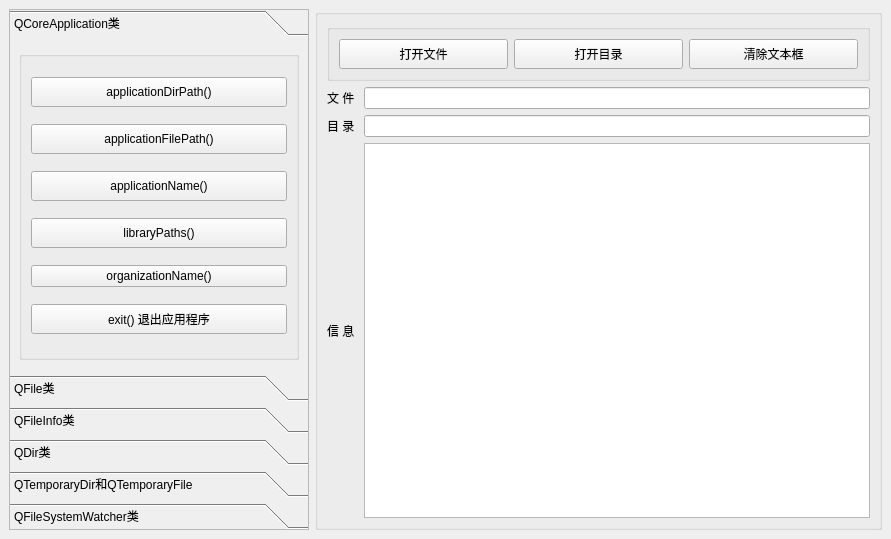
<?xml version="1.0" encoding="UTF-8"?>
<ui version="4.0">
 <class>MainWindow</class>
 <widget class="QMainWindow" name="MainWindow">
  <property name="geometry">
   <rect>
    <x>0</x>
    <y>0</y>
    <width>891</width>
    <height>539</height>
   </rect>
  </property>
  <property name="windowTitle">
   <string>MainWindow</string>
  </property>
  <widget class="QWidget" name="centralwidget">
   <layout class="QGridLayout" name="gridLayout_14">
    <item row="0" column="0">
     <widget class="QToolBox" name="toolBox">
      <property name="maximumSize">
       <size>
        <width>300</width>
        <height>16777215</height>
       </size>
      </property>
      <property name="frameShape">
       <enum>QFrame::StyledPanel</enum>
      </property>
      <property name="currentIndex">
       <number>0</number>
      </property>
      <widget class="QWidget" name="pageApp_2">
       <property name="geometry">
        <rect>
         <x>0</x>
         <y>0</y>
         <width>298</width>
         <height>339</height>
        </rect>
       </property>
       <attribute name="icon">
        <iconset resource="res.qrc">
         <normaloff>:/images/images/802.bmp</normaloff>:/images/images/802.bmp</iconset>
       </attribute>
       <attribute name="label">
        <string>QCoreApplication类</string>
       </attribute>
       <layout class="QVBoxLayout" name="verticalLayout_10">
        <item>
         <widget class="QGroupBox" name="groupBox_12">
          <property name="title">
           <string/>
          </property>
          <layout class="QVBoxLayout" name="verticalLayout_11">
           <item>
            <widget class="QPushButton" name="pushButton_5">
             <property name="minimumSize">
              <size>
               <width>0</width>
               <height>30</height>
              </size>
             </property>
             <property name="toolTip">
              <string>Returns the directory that contains the application executable</string>
             </property>
             <property name="text">
              <string>applicationDirPath()</string>
             </property>
            </widget>
           </item>
           <item>
            <widget class="QPushButton" name="pushButton_41">
             <property name="minimumSize">
              <size>
               <width>0</width>
               <height>30</height>
              </size>
             </property>
             <property name="toolTip">
              <string>Returns the file path of the application executable</string>
             </property>
             <property name="text">
              <string>applicationFilePath()</string>
             </property>
            </widget>
           </item>
           <item>
            <widget class="QPushButton" name="pushButton_45">
             <property name="minimumSize">
              <size>
               <width>0</width>
               <height>30</height>
              </size>
             </property>
             <property name="toolTip">
              <string>This property holds the name of this application</string>
             </property>
             <property name="text">
              <string>applicationName()</string>
             </property>
            </widget>
           </item>
           <item>
            <widget class="QPushButton" name="pushButton_62">
             <property name="minimumSize">
              <size>
               <width>0</width>
               <height>30</height>
              </size>
             </property>
             <property name="toolTip">
              <string>Returns a list of paths that the application will search when dynamically loading libraries</string>
             </property>
             <property name="text">
              <string>libraryPaths()</string>
             </property>
            </widget>
           </item>
           <item>
            <widget class="QPushButton" name="pushButton_63">
             <property name="toolTip">
              <string>This property holds the name of the organization that wrote this application</string>
             </property>
             <property name="text">
              <string>organizationName()</string>
             </property>
            </widget>
           </item>
           <item>
            <widget class="QPushButton" name="pushButton_64">
             <property name="minimumSize">
              <size>
               <width>0</width>
               <height>30</height>
              </size>
             </property>
             <property name="toolTip">
              <string>Enters the main event loop and waits until exit() is called</string>
             </property>
             <property name="text">
              <string>exit() 退出应用程序</string>
             </property>
            </widget>
           </item>
          </layout>
         </widget>
        </item>
       </layout>
      </widget>
      <widget class="QWidget" name="pageFile_2">
       <property name="geometry">
        <rect>
         <x>0</x>
         <y>0</y>
         <width>298</width>
         <height>339</height>
        </rect>
       </property>
       <attribute name="icon">
        <iconset resource="res.qrc">
         <normaloff>:/images/images/804.bmp</normaloff>:/images/images/804.bmp</iconset>
       </attribute>
       <attribute name="label">
        <string>QFile类</string>
       </attribute>
       <layout class="QVBoxLayout" name="verticalLayout_12">
        <item>
         <widget class="QGroupBox" name="groupBox_13">
          <property name="title">
           <string>静态函数</string>
          </property>
          <layout class="QGridLayout" name="gridLayout_8">
           <item row="1" column="1">
            <widget class="QPushButton" name="pushButton_65">
             <property name="minimumSize">
              <size>
               <width>0</width>
               <height>30</height>
              </size>
             </property>
             <property name="toolTip">
              <string>Renames the file oldName to newName. </string>
             </property>
             <property name="text">
              <string>rename()</string>
             </property>
            </widget>
           </item>
           <item row="0" column="1">
            <widget class="QPushButton" name="pushButton_66">
             <property name="minimumSize">
              <size>
               <width>0</width>
               <height>30</height>
              </size>
             </property>
             <property name="toolTip">
              <string>Returns true if the file specified by fileName exists; otherwise returns false.</string>
             </property>
             <property name="text">
              <string>exists()</string>
             </property>
            </widget>
           </item>
           <item row="0" column="0">
            <widget class="QPushButton" name="pushButton_67">
             <property name="minimumSize">
              <size>
               <width>0</width>
               <height>30</height>
              </size>
             </property>
             <property name="toolTip">
              <string>Copies the file fileName to newName.</string>
             </property>
             <property name="text">
              <string>copy()</string>
             </property>
            </widget>
           </item>
           <item row="1" column="0">
            <widget class="QPushButton" name="pushButton_68">
             <property name="minimumSize">
              <size>
               <width>0</width>
               <height>30</height>
              </size>
             </property>
             <property name="toolTip">
              <string>Removes the file specified by the fileName given.</string>
             </property>
             <property name="text">
              <string>remove()</string>
             </property>
            </widget>
           </item>
          </layout>
         </widget>
        </item>
        <item>
         <widget class="QGroupBox" name="groupBox_14">
          <property name="title">
           <string>成员函数</string>
          </property>
          <layout class="QGridLayout" name="gridLayout_6">
           <item row="0" column="0">
            <widget class="QPushButton" name="pushButton_69">
             <property name="minimumSize">
              <size>
               <width>0</width>
               <height>30</height>
              </size>
             </property>
             <property name="toolTip">
              <string>Copies the file currently specified by fileName() to a file called newName</string>
             </property>
             <property name="text">
              <string>copy()</string>
             </property>
            </widget>
           </item>
           <item row="0" column="1">
            <widget class="QPushButton" name="pushButton_70">
             <property name="minimumSize">
              <size>
               <width>0</width>
               <height>30</height>
              </size>
             </property>
             <property name="toolTip">
              <string>Returns true if the file specified by fileName() exists; otherwise returns false.</string>
             </property>
             <property name="text">
              <string>exists()</string>
             </property>
            </widget>
           </item>
           <item row="2" column="0">
            <widget class="QPushButton" name="pushButton_71">
             <property name="minimumSize">
              <size>
               <width>0</width>
               <height>30</height>
              </size>
             </property>
             <property name="toolTip">
              <string>Removes the file specified by fileName(). Returns true if successful; otherwise returns false.</string>
             </property>
             <property name="text">
              <string>remove()</string>
             </property>
            </widget>
           </item>
           <item row="2" column="1">
            <widget class="QPushButton" name="pushButton_72">
             <property name="minimumSize">
              <size>
               <width>0</width>
               <height>30</height>
              </size>
             </property>
             <property name="toolTip">
              <string>Renames the file currently specified by fileName() to newName. Returns true if successful; otherwise returns false.</string>
             </property>
             <property name="text">
              <string>rename()</string>
             </property>
            </widget>
           </item>
          </layout>
         </widget>
        </item>
       </layout>
      </widget>
      <widget class="QWidget" name="pageFileInfo_2">
       <property name="geometry">
        <rect>
         <x>0</x>
         <y>0</y>
         <width>323</width>
         <height>323</height>
        </rect>
       </property>
       <attribute name="icon">
        <iconset resource="res.qrc">
         <normaloff>:/images/images/135.JPG</normaloff>:/images/images/135.JPG</iconset>
       </attribute>
       <attribute name="label">
        <string>QFileInfo类</string>
       </attribute>
       <layout class="QVBoxLayout" name="verticalLayout_13">
        <property name="spacing">
         <number>3</number>
        </property>
        <property name="leftMargin">
         <number>3</number>
        </property>
        <property name="topMargin">
         <number>3</number>
        </property>
        <property name="rightMargin">
         <number>3</number>
        </property>
        <property name="bottomMargin">
         <number>3</number>
        </property>
        <item>
         <widget class="QGroupBox" name="groupBox_7">
          <property name="title">
           <string>文件信息</string>
          </property>
          <layout class="QGridLayout" name="gridLayout_9">
           <property name="leftMargin">
            <number>3</number>
           </property>
           <property name="topMargin">
            <number>3</number>
           </property>
           <property name="rightMargin">
            <number>3</number>
           </property>
           <property name="bottomMargin">
            <number>3</number>
           </property>
           <property name="spacing">
            <number>3</number>
           </property>
           <item row="3" column="0">
            <widget class="QPushButton" name="pushButton_73">
             <property name="minimumSize">
              <size>
               <width>0</width>
               <height>30</height>
              </size>
             </property>
             <property name="toolTip">
              <string>The base name consists of all characters in the file up to (but not including) the first '.' character</string>
             </property>
             <property name="text">
              <string>baseName()</string>
             </property>
            </widget>
           </item>
           <item row="0" column="1">
            <widget class="QPushButton" name="pushButton_74">
             <property name="minimumSize">
              <size>
               <width>0</width>
               <height>30</height>
              </size>
             </property>
             <property name="toolTip">
              <string>Returns a file's path absolute path. This doesn't include the file name</string>
             </property>
             <property name="text">
              <string>absolutePath() </string>
             </property>
            </widget>
           </item>
           <item row="0" column="0">
            <widget class="QPushButton" name="pushButton_75">
             <property name="minimumSize">
              <size>
               <width>0</width>
               <height>30</height>
              </size>
             </property>
             <property name="toolTip">
              <string>Returns an absolute path including the file name</string>
             </property>
             <property name="text">
              <string>absoluteFilePath()</string>
             </property>
            </widget>
           </item>
           <item row="3" column="1">
            <widget class="QPushButton" name="pushButton_76">
             <property name="minimumSize">
              <size>
               <width>0</width>
               <height>30</height>
              </size>
             </property>
             <property name="toolTip">
              <string>The complete base name consists of all characters in the file up to (but not including) the last '.' character</string>
             </property>
             <property name="text">
              <string>completeBaseName()</string>
             </property>
            </widget>
           </item>
           <item row="6" column="0">
            <widget class="QPushButton" name="pushButton_77">
             <property name="minimumSize">
              <size>
               <width>0</width>
               <height>30</height>
              </size>
             </property>
             <property name="toolTip">
              <string>Returns true if this object points to a directory or to a symbolic link to a directory; otherwise returns false</string>
             </property>
             <property name="text">
              <string>isDir()</string>
             </property>
            </widget>
           </item>
           <item row="6" column="1">
            <widget class="QPushButton" name="pushButton_78">
             <property name="minimumSize">
              <size>
               <width>0</width>
               <height>30</height>
              </size>
             </property>
             <property name="toolTip">
              <string>Returns true if this object points to a file or to a symbolic link to a file</string>
             </property>
             <property name="text">
              <string>isFile()</string>
             </property>
            </widget>
           </item>
           <item row="7" column="0">
            <widget class="QPushButton" name="pushButton_79">
             <property name="minimumSize">
              <size>
               <width>0</width>
               <height>30</height>
              </size>
             </property>
             <property name="toolTip">
              <string>Returns true if the file is executable; otherwise returns false.</string>
             </property>
             <property name="text">
              <string>isExecutable()</string>
             </property>
            </widget>
           </item>
           <item row="8" column="0">
            <widget class="QPushButton" name="pushButton_80">
             <property name="minimumSize">
              <size>
               <width>0</width>
               <height>30</height>
              </size>
             </property>
             <property name="toolTip">
              <string>Returns the date and time when the file was last modified.</string>
             </property>
             <property name="text">
              <string>lastModified()</string>
             </property>
            </widget>
           </item>
           <item row="8" column="1">
            <widget class="QPushButton" name="pushButton_81">
             <property name="minimumSize">
              <size>
               <width>0</width>
               <height>30</height>
              </size>
             </property>
             <property name="toolTip">
              <string>Returns the date and time when the file was last read (accessed).</string>
             </property>
             <property name="text">
              <string>lastRead()</string>
             </property>
            </widget>
           </item>
           <item row="1" column="0">
            <widget class="QPushButton" name="pushButton_82">
             <property name="minimumSize">
              <size>
               <width>0</width>
               <height>30</height>
              </size>
             </property>
             <property name="toolTip">
              <string>Returns the name of the file, excluding the path.</string>
             </property>
             <property name="text">
              <string>fileName()</string>
             </property>
            </widget>
           </item>
           <item row="10" column="1">
            <widget class="QPushButton" name="pushButton_83">
             <property name="minimumSize">
              <size>
               <width>0</width>
               <height>30</height>
              </size>
             </property>
             <property name="toolTip">
              <string>Returns true if the file exists; otherwise returns false</string>
             </property>
             <property name="text">
              <string>exists()</string>
             </property>
            </widget>
           </item>
           <item row="4" column="0">
            <widget class="QPushButton" name="pushButton_84">
             <property name="minimumSize">
              <size>
               <width>0</width>
               <height>30</height>
              </size>
             </property>
             <property name="toolTip">
              <string>The suffix consists of all characters in the file after (but not including) the last '.'</string>
             </property>
             <property name="text">
              <string>suffix()</string>
             </property>
            </widget>
           </item>
           <item row="10" column="0">
            <widget class="QPushButton" name="pushButton_85">
             <property name="minimumSize">
              <size>
               <width>0</width>
               <height>30</height>
              </size>
             </property>
             <property name="toolTip">
              <string>Returns true if the file exists; otherwise returns false</string>
             </property>
             <property name="text">
              <string>静态函数exists()</string>
             </property>
            </widget>
           </item>
           <item row="4" column="1">
            <widget class="QPushButton" name="pushButton_86">
             <property name="minimumSize">
              <size>
               <width>0</width>
               <height>30</height>
              </size>
             </property>
             <property name="toolTip">
              <string>The complete suffix consists of all characters in the file after (but not including) the first '.'</string>
             </property>
             <property name="text">
              <string>completeSuffix()</string>
             </property>
            </widget>
           </item>
           <item row="1" column="1">
            <widget class="QPushButton" name="pushButton_87">
             <property name="minimumSize">
              <size>
               <width>0</width>
               <height>30</height>
              </size>
             </property>
             <property name="toolTip">
              <string>Returns the file name, including the path (which may be absolute or relative).</string>
             </property>
             <property name="text">
              <string>filePath()</string>
             </property>
            </widget>
           </item>
           <item row="2" column="1">
            <widget class="QPushButton" name="pushButton_88">
             <property name="minimumSize">
              <size>
               <width>0</width>
               <height>30</height>
              </size>
             </property>
             <property name="toolTip">
              <string>Returns the file's path. This doesn't include the file name.</string>
             </property>
             <property name="text">
              <string>path()</string>
             </property>
            </widget>
           </item>
           <item row="2" column="0">
            <widget class="QPushButton" name="pushButton_89">
             <property name="minimumSize">
              <size>
               <width>0</width>
               <height>30</height>
              </size>
             </property>
             <property name="toolTip">
              <string>Returns the file size in bytes.</string>
             </property>
             <property name="text">
              <string>size()</string>
             </property>
            </widget>
           </item>
           <item row="7" column="1">
            <widget class="QPushButton" name="pushButton_90">
             <property name="minimumSize">
              <size>
               <width>0</width>
               <height>30</height>
              </size>
             </property>
             <property name="toolTip">
              <string>Returns the date and time when the file was created.</string>
             </property>
             <property name="text">
              <string>created()</string>
             </property>
            </widget>
           </item>
          </layout>
         </widget>
        </item>
       </layout>
      </widget>
      <widget class="QWidget" name="pageDir_2">
       <property name="geometry">
        <rect>
         <x>0</x>
         <y>0</y>
         <width>326</width>
         <height>477</height>
        </rect>
       </property>
       <attribute name="icon">
        <iconset resource="res.qrc">
         <normaloff>:/images/images/007.GIF</normaloff>:/images/images/007.GIF</iconset>
       </attribute>
       <attribute name="label">
        <string>QDir类</string>
       </attribute>
       <layout class="QVBoxLayout" name="verticalLayout_14">
        <item>
         <widget class="QGroupBox" name="groupBox_2">
          <property name="title">
           <string>静态函数</string>
          </property>
          <layout class="QGridLayout" name="gridLayout_10">
           <item row="1" column="0">
            <widget class="QPushButton" name="pushButton_91">
             <property name="minimumSize">
              <size>
               <width>0</width>
               <height>30</height>
              </size>
             </property>
             <property name="toolTip">
              <string>Returns the absolute path of the user's home directory</string>
             </property>
             <property name="text">
              <string>homePath()</string>
             </property>
            </widget>
           </item>
           <item row="0" column="0">
            <widget class="QPushButton" name="pushButton_92">
             <property name="minimumSize">
              <size>
               <width>0</width>
               <height>30</height>
              </size>
             </property>
             <property name="toolTip">
              <string>Returns the absolute path of the system's temporary directory</string>
             </property>
             <property name="text">
              <string>tempPath()</string>
             </property>
            </widget>
           </item>
           <item row="0" column="1">
            <widget class="QPushButton" name="pushButton_93">
             <property name="minimumSize">
              <size>
               <width>0</width>
               <height>30</height>
              </size>
             </property>
             <property name="toolTip">
              <string>Returns the absolute path of the root directory</string>
             </property>
             <property name="text">
              <string>rootPath()</string>
             </property>
            </widget>
           </item>
           <item row="1" column="1">
            <widget class="QPushButton" name="pushButton_94">
             <property name="minimumSize">
              <size>
               <width>0</width>
               <height>30</height>
              </size>
             </property>
             <property name="toolTip">
              <string>Returns a list of the root directories on this system</string>
             </property>
             <property name="text">
              <string>drives()</string>
             </property>
            </widget>
           </item>
           <item row="2" column="0">
            <widget class="QPushButton" name="pushButton_95">
             <property name="minimumSize">
              <size>
               <width>0</width>
               <height>30</height>
              </size>
             </property>
             <property name="toolTip">
              <string>Returns the absolute path of the application's current directory</string>
             </property>
             <property name="text">
              <string>currentPath()</string>
             </property>
            </widget>
           </item>
           <item row="2" column="1">
            <widget class="QPushButton" name="pushButton_96">
             <property name="minimumSize">
              <size>
               <width>0</width>
               <height>30</height>
              </size>
             </property>
             <property name="toolTip">
              <string>Sets the application's current working directory to path</string>
             </property>
             <property name="text">
              <string>setCurrent()</string>
             </property>
            </widget>
           </item>
          </layout>
         </widget>
        </item>
        <item>
         <widget class="QGroupBox" name="groupBox_15">
          <property name="title">
           <string>文件或目录操作</string>
          </property>
          <layout class="QGridLayout" name="gridLayout_11">
           <item row="0" column="0">
            <widget class="QPushButton" name="pushButton_97">
             <property name="minimumSize">
              <size>
               <width>0</width>
               <height>30</height>
              </size>
             </property>
             <property name="toolTip">
              <string>Creates a sub-directory called dirName.</string>
             </property>
             <property name="text">
              <string>mkdir()</string>
             </property>
            </widget>
           </item>
           <item row="2" column="0">
            <widget class="QPushButton" name="pushButton_98">
             <property name="minimumSize">
              <size>
               <width>0</width>
               <height>30</height>
              </size>
             </property>
             <property name="toolTip">
              <string>Removes the file, fileName.</string>
             </property>
             <property name="text">
              <string>remove()</string>
             </property>
            </widget>
           </item>
           <item row="2" column="1">
            <widget class="QPushButton" name="pushButton_99">
             <property name="minimumSize">
              <size>
               <width>0</width>
               <height>30</height>
              </size>
             </property>
             <property name="toolTip">
              <string>Renames a file or directory from oldName to newName</string>
             </property>
             <property name="text">
              <string>rename()</string>
             </property>
            </widget>
           </item>
           <item row="3" column="0">
            <widget class="QPushButton" name="pushButton_100">
             <property name="minimumSize">
              <size>
               <width>0</width>
               <height>30</height>
              </size>
             </property>
             <property name="toolTip">
              <string>Sets the path of the directory to path</string>
             </property>
             <property name="text">
              <string>setPath()</string>
             </property>
            </widget>
           </item>
           <item row="0" column="1">
            <widget class="QPushButton" name="pushButton_101">
             <property name="minimumSize">
              <size>
               <width>0</width>
               <height>30</height>
              </size>
             </property>
             <property name="toolTip">
              <string>Removes the directory specified by dirName.</string>
             </property>
             <property name="text">
              <string>rmdir()</string>
             </property>
            </widget>
           </item>
           <item row="3" column="1">
            <widget class="QPushButton" name="pushButton_102">
             <property name="minimumSize">
              <size>
               <width>0</width>
               <height>30</height>
              </size>
             </property>
             <property name="toolTip">
              <string>Removes the directory, including all its contents.</string>
             </property>
             <property name="text">
              <string>removeRecursively()</string>
             </property>
            </widget>
           </item>
          </layout>
         </widget>
        </item>
        <item>
         <widget class="QGroupBox" name="groupBox_16">
          <property name="title">
           <string>文件或目录信息</string>
          </property>
          <layout class="QGridLayout" name="gridLayout_12">
           <item row="0" column="1">
            <widget class="QPushButton" name="pushButton_103">
             <property name="minimumSize">
              <size>
               <width>0</width>
               <height>30</height>
              </size>
             </property>
             <property name="toolTip">
              <string>Returns the absolute path (a path that starts with &quot;/&quot; or with a drive specification)</string>
             </property>
             <property name="text">
              <string>absolutePath()</string>
             </property>
            </widget>
           </item>
           <item row="1" column="0">
            <widget class="QPushButton" name="pushButton_104">
             <property name="minimumSize">
              <size>
               <width>0</width>
               <height>30</height>
              </size>
             </property>
             <property name="toolTip">
              <string>Returns the canonical path, i.e. a path without symbolic links or redundant &quot;.&quot; or &quot;..&quot; elements.</string>
             </property>
             <property name="text">
              <string>canonicalPath()</string>
             </property>
            </widget>
           </item>
           <item row="1" column="1">
            <widget class="QPushButton" name="pushButton_105">
             <property name="minimumSize">
              <size>
               <width>0</width>
               <height>30</height>
              </size>
             </property>
             <property name="toolTip">
              <string>Returns the path name of a file in the directory</string>
             </property>
             <property name="text">
              <string>filePath()</string>
             </property>
            </widget>
           </item>
           <item row="2" column="1">
            <widget class="QPushButton" name="pushButton_106">
             <property name="minimumSize">
              <size>
               <width>0</width>
               <height>30</height>
              </size>
             </property>
             <property name="toolTip">
              <string>Returns the name of the directory</string>
             </property>
             <property name="text">
              <string>dirName()</string>
             </property>
            </widget>
           </item>
           <item row="2" column="0">
            <widget class="QPushButton" name="pushButton_107">
             <property name="minimumSize">
              <size>
               <width>0</width>
               <height>30</height>
              </size>
             </property>
             <property name="toolTip">
              <string>Returns true if the directory exists</string>
             </property>
             <property name="text">
              <string>exists()</string>
             </property>
            </widget>
           </item>
           <item row="0" column="0">
            <widget class="QPushButton" name="pushButton_108">
             <property name="minimumSize">
              <size>
               <width>0</width>
               <height>30</height>
              </size>
             </property>
             <property name="toolTip">
              <string>Returns the absolute path name of a file in the directory</string>
             </property>
             <property name="text">
              <string>absoluteFilePath()</string>
             </property>
            </widget>
           </item>
           <item row="3" column="1">
            <widget class="QPushButton" name="pushButton_109">
             <property name="minimumSize">
              <size>
               <width>0</width>
               <height>30</height>
              </size>
             </property>
             <property name="toolTip">
              <string>Returns a list of the names of all the files and directories in the directory</string>
             </property>
             <property name="text">
              <string>entryList(file)</string>
             </property>
            </widget>
           </item>
           <item row="3" column="0">
            <widget class="QPushButton" name="pushButton_110">
             <property name="minimumSize">
              <size>
               <width>0</width>
               <height>30</height>
              </size>
             </property>
             <property name="toolTip">
              <string>Returns a list of the names of all the files and directories in the directory</string>
             </property>
             <property name="text">
              <string>entryList(dir)</string>
             </property>
            </widget>
           </item>
          </layout>
         </widget>
        </item>
       </layout>
      </widget>
      <widget class="QWidget" name="pageTemp_2">
       <property name="geometry">
        <rect>
         <x>0</x>
         <y>0</y>
         <width>298</width>
         <height>339</height>
        </rect>
       </property>
       <attribute name="icon">
        <iconset resource="res.qrc">
         <normaloff>:/images/images/806.bmp</normaloff>:/images/images/806.bmp</iconset>
       </attribute>
       <attribute name="label">
        <string>QTemporaryDir和QTemporaryFile</string>
       </attribute>
       <layout class="QHBoxLayout" name="horizontalLayout_3">
        <item>
         <widget class="QGroupBox" name="groupBox_17">
          <property name="title">
           <string/>
          </property>
          <layout class="QVBoxLayout" name="verticalLayout_15">
           <item>
            <widget class="QPushButton" name="pushButton_111">
             <property name="minimumSize">
              <size>
               <width>0</width>
               <height>30</height>
              </size>
             </property>
             <property name="toolTip">
              <string>Constructs a QTemporaryDir using as template the application name </string>
             </property>
             <property name="text">
              <string>新建临时文件夹</string>
             </property>
            </widget>
           </item>
           <item>
            <widget class="QPushButton" name="pushButton_112">
             <property name="minimumSize">
              <size>
               <width>0</width>
               <height>30</height>
              </size>
             </property>
             <property name="toolTip">
              <string>QTemporaryFile is used to create unique temporary files safely</string>
             </property>
             <property name="text">
              <string>新建临时文件</string>
             </property>
            </widget>
           </item>
          </layout>
         </widget>
        </item>
       </layout>
      </widget>
      <widget class="QWidget" name="pageWatcher_2">
       <property name="geometry">
        <rect>
         <x>0</x>
         <y>0</y>
         <width>298</width>
         <height>339</height>
        </rect>
       </property>
       <attribute name="icon">
        <iconset resource="res.qrc">
         <normaloff>:/images/images/714.bmp</normaloff>:/images/images/714.bmp</iconset>
       </attribute>
       <attribute name="label">
        <string>QFileSystemWatcher类</string>
       </attribute>
       <layout class="QVBoxLayout" name="verticalLayout_16">
        <item>
         <widget class="QGroupBox" name="groupBox_18">
          <property name="title">
           <string/>
          </property>
          <layout class="QVBoxLayout" name="verticalLayout_17">
           <item>
            <widget class="QPushButton" name="pushButton_113">
             <property name="minimumSize">
              <size>
               <width>0</width>
               <height>30</height>
              </size>
             </property>
             <property name="toolTip">
              <string>Adds path to the file system watcher if path exists.</string>
             </property>
             <property name="text">
              <string>addPath()开始监听</string>
             </property>
            </widget>
           </item>
           <item>
            <widget class="QPushButton" name="pushButton_114">
             <property name="minimumSize">
              <size>
               <width>0</width>
               <height>30</height>
              </size>
             </property>
             <property name="toolTip">
              <string>Removes the specified path from the file system watcher.</string>
             </property>
             <property name="text">
              <string>removePath()停止监听</string>
             </property>
            </widget>
           </item>
           <item>
            <widget class="QPushButton" name="pushButton_115">
             <property name="minimumSize">
              <size>
               <width>0</width>
               <height>30</height>
              </size>
             </property>
             <property name="toolTip">
              <string>Returns a list of paths to directories that are being watched.</string>
             </property>
             <property name="text">
              <string>directories()</string>
             </property>
            </widget>
           </item>
           <item>
            <widget class="QPushButton" name="pushButton_116">
             <property name="minimumSize">
              <size>
               <width>0</width>
               <height>30</height>
              </size>
             </property>
             <property name="toolTip">
              <string>Returns a list of paths to files that are being watched.</string>
             </property>
             <property name="text">
              <string>files()</string>
             </property>
            </widget>
           </item>
          </layout>
         </widget>
        </item>
       </layout>
      </widget>
     </widget>
    </item>
    <item row="0" column="1">
     <widget class="QGroupBox" name="groupBox_19">
      <property name="title">
       <string/>
      </property>
      <property name="flat">
       <bool>false</bool>
      </property>
      <layout class="QVBoxLayout" name="verticalLayout">
       <item>
        <widget class="QGroupBox" name="groupBox_20">
         <property name="title">
          <string/>
         </property>
         <layout class="QHBoxLayout" name="horizontalLayout">
          <item>
           <widget class="QPushButton" name="pushButton_117">
            <property name="minimumSize">
             <size>
              <width>0</width>
              <height>30</height>
             </size>
            </property>
            <property name="text">
             <string>打开文件</string>
            </property>
            <property name="icon">
             <iconset resource="res.qrc">
              <normaloff>:/images/images/007.GIF</normaloff>:/images/images/007.GIF</iconset>
            </property>
           </widget>
          </item>
          <item>
           <widget class="QPushButton" name="pushButton_118">
            <property name="minimumSize">
             <size>
              <width>0</width>
              <height>30</height>
             </size>
            </property>
            <property name="text">
             <string>打开目录</string>
            </property>
            <property name="icon">
             <iconset resource="res.qrc">
              <normaloff>:/images/images/122.bmp</normaloff>:/images/images/122.bmp</iconset>
            </property>
           </widget>
          </item>
          <item>
           <widget class="QPushButton" name="pushButton_119">
            <property name="minimumSize">
             <size>
              <width>0</width>
              <height>30</height>
             </size>
            </property>
            <property name="text">
             <string>清除文本框</string>
            </property>
            <property name="icon">
             <iconset resource="res.qrc">
              <normaloff>:/images/images/212.bmp</normaloff>:/images/images/212.bmp</iconset>
            </property>
           </widget>
          </item>
         </layout>
        </widget>
       </item>
       <item>
        <layout class="QGridLayout" name="gridLayout_13">
         <item row="0" column="0">
          <widget class="QLabel" name="label">
           <property name="text">
            <string>文 件 </string>
           </property>
          </widget>
         </item>
         <item row="0" column="1">
          <widget class="QLineEdit" name="editFile">
           <property name="clearButtonEnabled">
            <bool>true</bool>
           </property>
          </widget>
         </item>
         <item row="1" column="0">
          <widget class="QLabel" name="label_2">
           <property name="text">
            <string>目 录 </string>
           </property>
          </widget>
         </item>
         <item row="1" column="1">
          <widget class="QLineEdit" name="editDir">
           <property name="clearButtonEnabled">
            <bool>true</bool>
           </property>
          </widget>
         </item>
         <item row="2" column="0">
          <widget class="QLabel" name="label_3">
           <property name="text">
            <string>信 息 </string>
           </property>
          </widget>
         </item>
         <item row="2" column="1">
          <widget class="QPlainTextEdit" name="plainTextEdit">
           <property name="font">
            <font>
             <pointsize>12</pointsize>
            </font>
           </property>
           <property name="lineWrapMode">
            <enum>QPlainTextEdit::WidgetWidth</enum>
           </property>
          </widget>
         </item>
        </layout>
       </item>
      </layout>
     </widget>
    </item>
   </layout>
  </widget>
 </widget>
 <resources>
  <include location="res.qrc"/>
 </resources>
 <connections/>
</ui>
